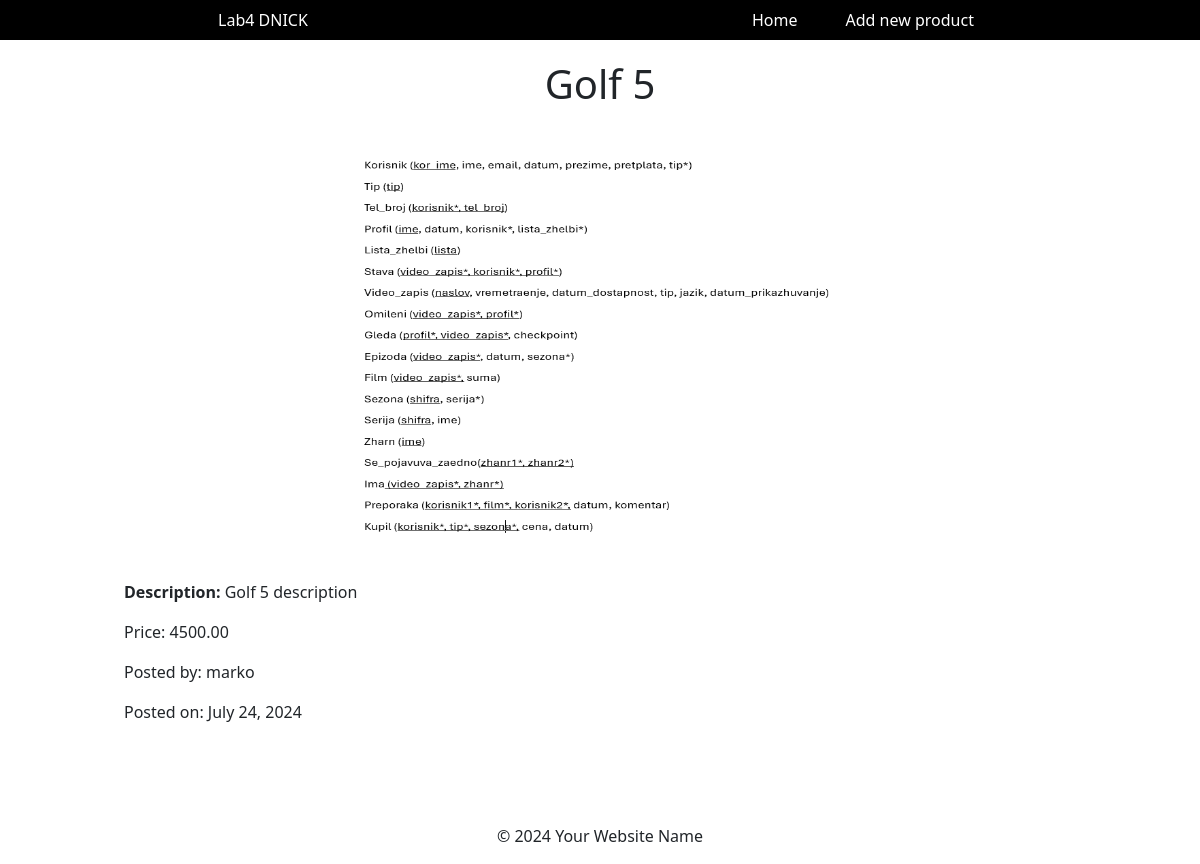
The page /listings/4/details on the database its author committed.
### ListingsApp/models.py (models this page shows, shortened)
class Listing(models.Model):
    STATUS_CHOICES = [
        ('fixed-price', 'Fixed price'),
        ('variable-price', 'Variable price')
    ]
    title = models.CharField(max_length=100)
    description = models.TextField(max_length=255)
    datetime = models.DateTimeField()
    category = models.ForeignKey(Category, on_delete=models.CASCADE)
    user = models.ForeignKey(User, on_delete=models.CASCADE)
    image = models.ImageField()
    price = models.DecimalField(max_digits=7, decimal_places=2)
    status = models.CharField(max_length=30, choices=STATUS_CHOICES, default='fixed-price')
    isNewListing = models.BooleanField('Is new Listing', default=False)

### ListingsApp/views.py (the view)
# urls.py: path('listings/<id>/details', views.listing_details, name='view_listing'),
def listing_details(request, id):
    listing = Listing.objects.filter(id=id).get()
    return render(request, "listing_details.html", context={'listing': listing})

### templates/listing_details.html
{% extends 'base_template.html' %}
{% block content %}
    <div class="container p-1" style="margin-top: 1rem; width: 80%" >
        <div style="display: flex; flex-direction: column; justify-content: center; align-items: center; gap: 2rem">
            <div>
                <h1>{{ listing.title }}</h1>
            </div>
            <div>
                <img style="height: 400px; width: 500px" class="card-img" src="{{ MEDIA_URL }} {{ listing.image.url }}" alt="Card image here">
            </div>
            <div style="width: 100%">
                <p><b>Description:</b> {{ listing.description }} </p>
                <p>Price: {{ listing.price }}</p>
                <p>Posted by: {{ listing.user }}</p>
                <p>Posted on: {{ listing.datetime.date }}</p>
            </div>
        </div>
    </div>
{% endblock %}

### rows shown on the page
Listing: title "Golf 5", image (picture), description "Golf 5 description", price "4500.00", user "marko", datetime "July 24, 2024"
